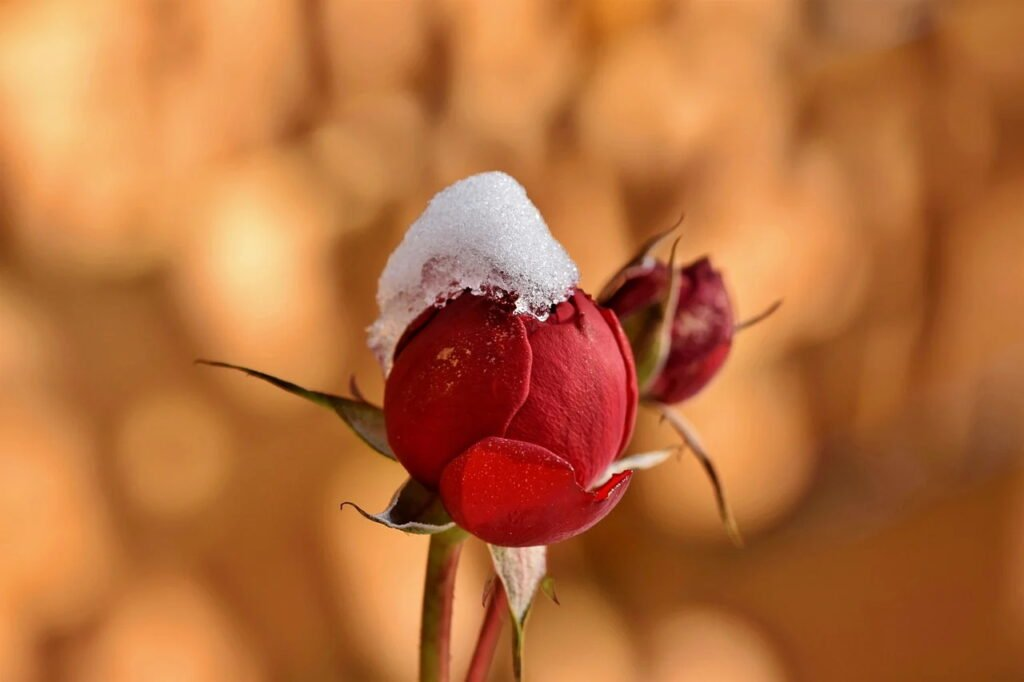
//> input picture input-image.jpg, 1024 x 682 px
$ ./image_rotation_and_translation   (built with g++ and OpenCV 4)
//> lines starting //> are read from the running program, lines starting //| are printed output that depends on the picture
#include <configure.h>

#ifdef USE_OPENCV
#   include "opencv2/opencv.hpp"
#endif

int main(int argc, char const *argv[]){
    cv::Mat image=cv::imread("C:\\Users\\10655707\\Desktop\\optical-flow\\input-image.jpg");
//> image is the input picture: 682 rows x 1024 cols, CV_8UC3; mean B, G, R 60, 110.9, 183.7
    cv::Point2f center((image.cols-1)/2.0,(image.rows-1)/2.0);
//> center = Point(511.5, 340.5)
    cv::Mat rotation_matrix=cv::getRotationMatrix2D(center,45.0,1.0);
    cv::Mat rotated_image;
    cv::warpAffine(image,rotated_image,rotation_matrix,image.size());
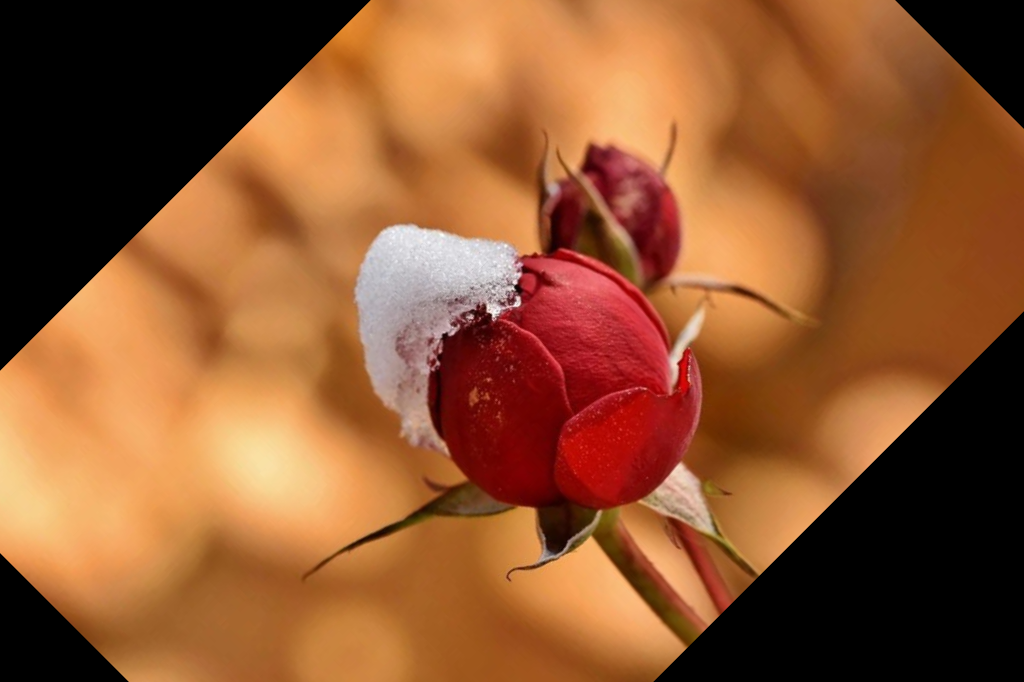
//> rotated_image: 682 rows x 1024 cols, CV_8UC3; mean B, G, R 47.4, 85.4, 142.2
    cv::hconcat(image,rotated_image,image);
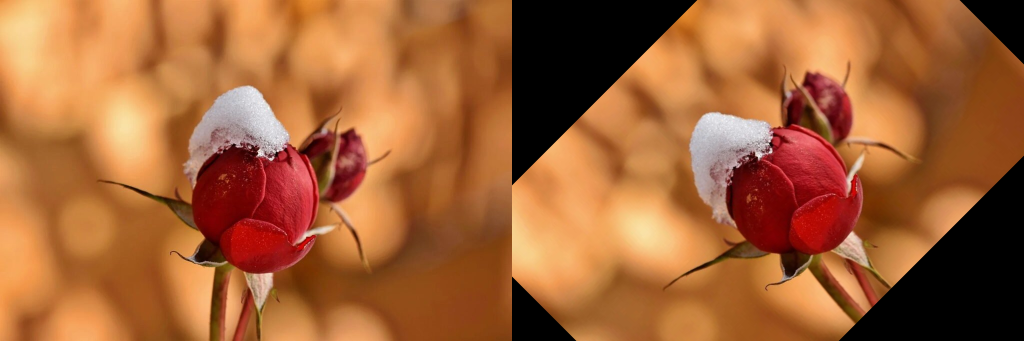
//> image: 682 rows x 2048 cols, CV_8UC3 (shown at 1/2 size); mean B, G, R 53.7, 98.1, 163
    cv::imshow("Output",image);
    int key=cv::waitKey(0);
//> the space key is pressed
    cv::destroyAllWindows();
    return 0;
}
